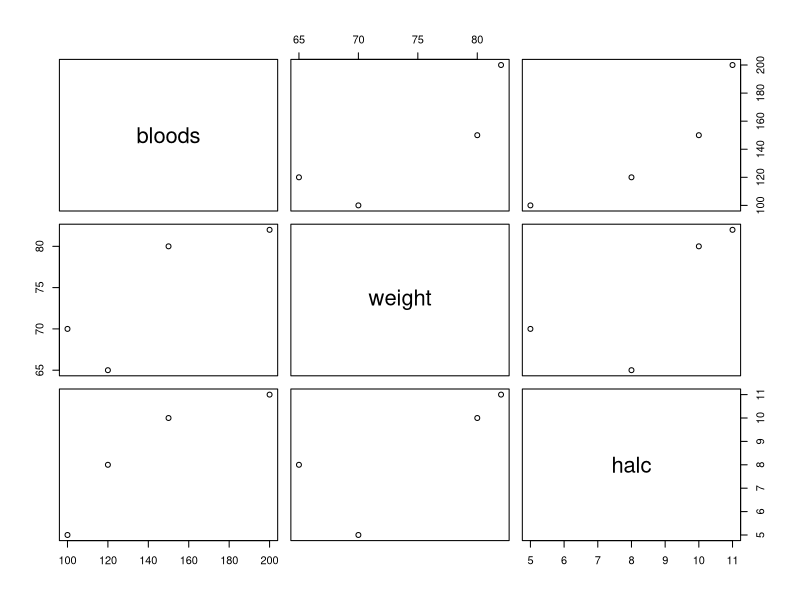

Here is the R script that generated this plot:
# 重回帰分析
#halcはヘモグロビンalc
bloods <- c(120,100,150,200)
weight <- c(65,70,80,82)
halc <- c(8,5,10,11)
dmdata <- data.frame(bloods,weight,halc)
dmdata

#相関行列
round(cor(dmdata),4)

#対散布図
pairs(dmdata)

#重回帰分析
(bloods.lm <- lm(bloods~.,data=dmdata))

#作製したモデルの評価
summary(bloods.lm)
